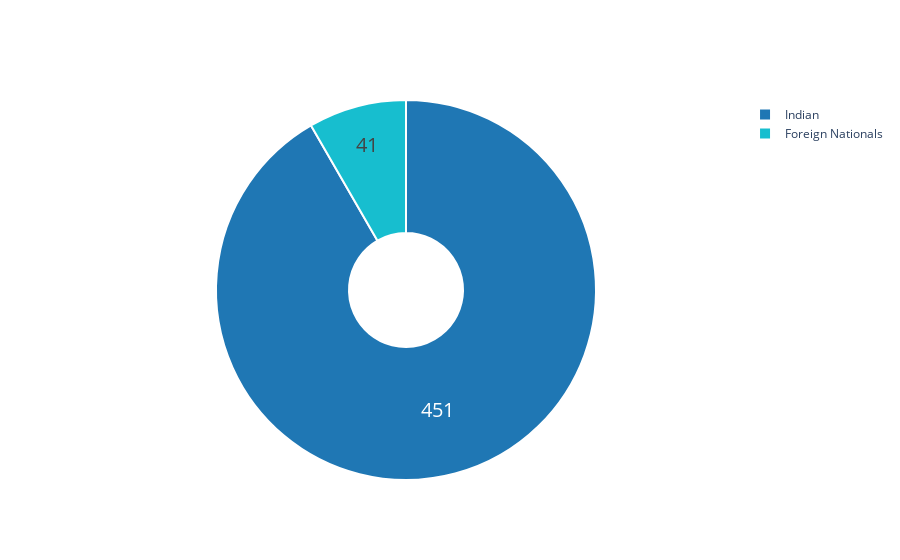

Source (notebook cell):
### Markdown cell above
## 1.2 Nationality

### Code cell
colors = ['#1f77b4', '#17becf']

indian = df['Total Confirmed cases (Indian National)'].sum()
foreign = df['Total Confirmed cases ( Foreign National )'].sum()
fig = go.Figure(data=[go.Pie(labels=['Indian','Foreign Nationals'],
                             values= [indian,foreign],hole =.3)])
                          

fig.update_traces(hoverinfo='label+percent', textinfo='value', textfont_size=20,
                  marker=dict(colors=colors, line=dict(color='#FFFFFF', width=2)))
fig.show()

### Figure 1 — Plotly figure (JSON) as saved in the notebook; plotly's stock layout.template omitted (floating-point values rounded to 4 significant figures)
{"data": [{"hole": 0.3, "hoverinfo": "label+percent", "labels": ["Indian", "Foreign Nationals"], "marker": {"colors": ["#1f77b4", "#17becf"], "line": {"color": "#FFFFFF", "width": 2}}, "textfont": {"size": 20}, "textinfo": "value", "type": "pie", "values": [451, 41]}], "layout": {}}
